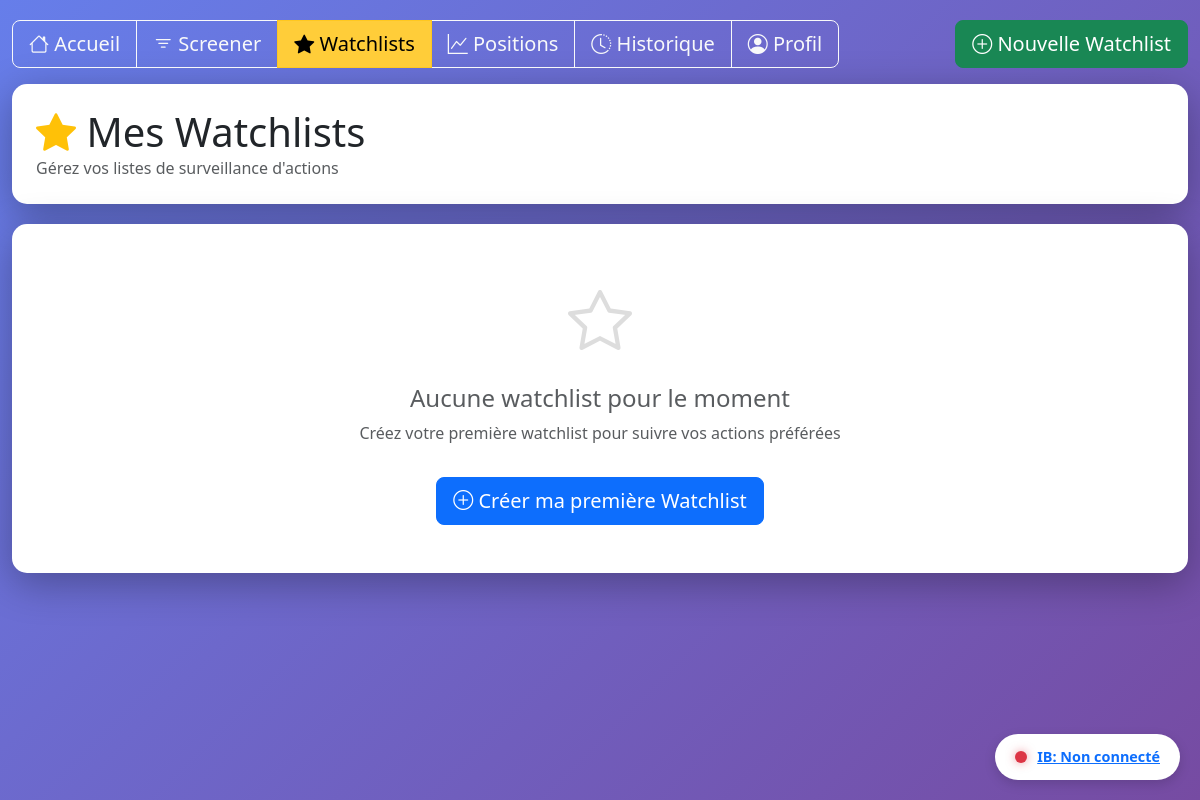
Before: /watchlist/ with the older database file.
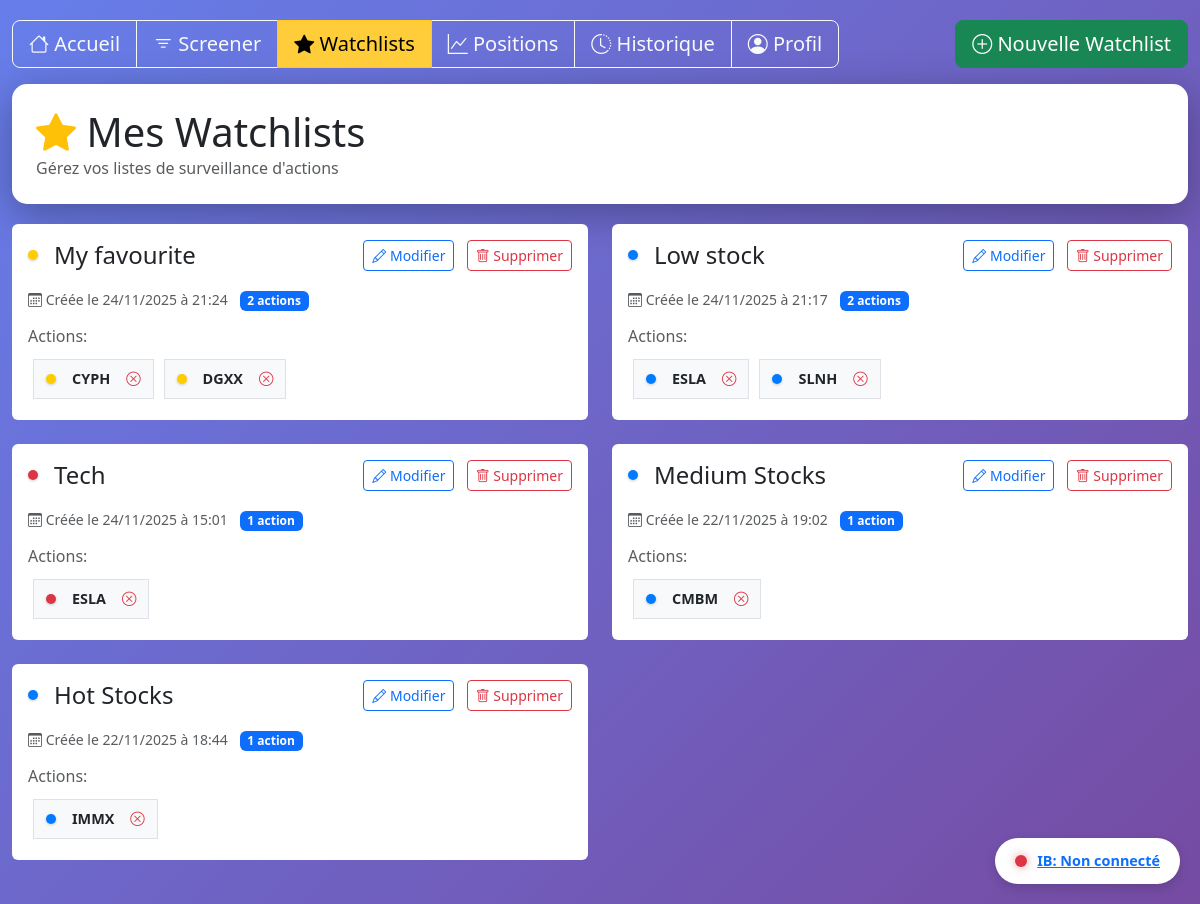
After: the same page with the newer database file.
### core/models.py (models this page shows, shortened)
class Watchlist(models.Model):
    COLOR_CHOICES = [
        ('#dc3545', 'Rouge'),
        ('#fd7e14', 'Orange'),
        ('#ffc107', 'Jaune'),
        ('#28a745', 'Vert'),
        ('#20c997', 'Turquoise'),
        ('#17a2b8', 'Cyan'),
        ('#007bff', 'Bleu'),
        ('#6610f2', 'Violet'),
        ('#e83e8c', 'Rose'),
        ('#6c757d', 'Gris'),
    ]
    name = models.CharField(max_length=100, unique=True, verbose_name="Nom")
    color = models.CharField(
        max_length=7,
        choices=COLOR_CHOICES,
        default='#007bff',
        verbose_name="Couleur"
    )
    created_at = models.DateTimeField(auto_now_add=True, verbose_name="Date de création")
    updated_at = models.DateTimeField(auto_now=True, verbose_name="Date de mise à jour")
    class Meta:
        ordering = ['-updated_at']
        verbose_name = "Watchlist"
        verbose_name_plural = "Watchlists"
    def stock_count(self):
        return self.stocks.count()

class WatchlistStock(models.Model):
    watchlist = models.ForeignKey(
        Watchlist,
        on_delete=models.CASCADE,
        related_name='stocks',
        verbose_name="Watchlist"
    )
    ticker = models.CharField(max_length=10, verbose_name="Ticker")
    added_at = models.DateTimeField(auto_now_add=True, verbose_name="Date d'ajout")
    notes = models.TextField(blank=True, verbose_name="Notes")
    class Meta:
        ordering = ['ticker']
        unique_together = ['watchlist', 'ticker']
        verbose_name = "Action dans watchlist"
        verbose_name_plural = "Actions dans watchlist"

### core/views.py (the view)
# urls.py: path('watchlist/', views.watchlist_view, name='watchlist'),
def watchlist_view(request):
    watchlists = Watchlist.objects.all().prefetch_related('stocks')
    context = {
        'watchlists': watchlists,
        'back_url': request.META.get('HTTP_REFERER', '/screener/')
    }
    return render(request, 'watchlist.html', context)

### core/templates/watchlist.html (shortened to what the changed rows need)
<!DOCTYPE html>
<html lang="fr">
<head>
    <link href="https://cdn.jsdelivr.net/npm/bootstrap@5.3.0/dist/css/bootstrap.min.css" rel="stylesheet">
    <link rel="stylesheet" href="https://cdn.jsdelivr.net/npm/bootstrap-icons@1.11.1/font/bootstrap-icons.css">
</head>
<body>
    <div class="container-fluid">
        <div class="main-card">
            <div class="card-body p-4">
                <h1 class="mb-0">
                    <i class="bi bi-star-fill text-warning"></i> Mes Watchlists
                </h1>
            </div>
        </div>
        {% if watchlists %}
            <div class="row">
                {% for watchlist in watchlists %}
                <div class="col-lg-6 mb-4">
                    <div class="card watchlist-card">
                        <div class="card-body">
                            <div class="d-flex justify-content-between align-items-center mb-3">
                                <div class="watchlist-title">
                                    <span class="color-tag" style="background-color: {{ watchlist.color }};"></span>
                                    <h4 class="mb-0">{{ watchlist.name }}</h4>
                                </div>
                                <div>
                                    <button class="btn btn-sm btn-outline-primary me-2 btn-edit-watchlist"
                                            data-id="{{ watchlist.id }}"
                                            data-name="{{ watchlist.name }}"
                                            data-color="{{ watchlist.color }}">
                                        <i class="bi bi-pencil"></i> Modifier
                                    </button>
                                    <button class="btn btn-sm btn-outline-danger btn-delete-watchlist"
                                            data-id="{{ watchlist.id }}"
                                            data-name="{{ watchlist.name }}">
                                        <i class="bi bi-trash"></i> Supprimer
                                    </button>
                                </div>
                            </div>
                            <div class="mb-2">
                                <small class="text-muted">
                                    <i class="bi bi-calendar3"></i> Créée le {{ watchlist.created_at|date:"d/m/Y à H:i" }}
                                </small>
                                <span class="badge bg-primary ms-2">{{ watchlist.stock_count }} action{{ watchlist.stock_count|pluralize }}</span>
                            </div>
                            {% if watchlist.stocks.all %}
                                <div class="mt-3">
                                    <h6 class="text-muted mb-2">Actions:</h6>
                                    <div class="d-flex flex-wrap">
                                        {% for stock in watchlist.stocks.all %}
                                            <div class="ticker-badge bg-light border position-relative">
                                                <span class="color-tag" style="background-color: {{ watchlist.color }};"></span>
                                                <a href="/stock/{{ stock.ticker }}/" class="stock-link">
                                                    <strong>{{ stock.ticker }}</strong>
                                                </a>
                                                <i class="bi bi-x-circle delete-icon ms-2 btn-remove-stock"
                                                   data-watchlist-id="{{ watchlist.id }}"
                                                   data-ticker="{{ stock.ticker }}"
                                                   data-watchlist-name="{{ watchlist.name }}"
                                                   title="Retirer de la watchlist"></i>
                                            </div>
                                        {% endfor %}
                                    </div>
                                </div>
                            {% else %}
                                <div class="alert alert-info mt-3">
                                    <i class="bi bi-info-circle"></i> Aucune action dans cette watchlist
                                </div>
                            {% endif %}
                        </div>
                    </div>
                </div>
                {% endfor %}
            </div>
        {% else %}
            <div class="main-card">
                <div class="card-body p-5 text-center">
                    <i class="bi bi-star" style="font-size: 4rem; color: #ddd;"></i>
                    <h4 class="mt-3 text-muted">Aucune watchlist pour le moment</h4>
                    <p class="text-muted">Créez votre première watchlist pour suivre vos actions préférées</p>
                    <button class="btn btn-primary btn-lg mt-3" onclick="showCreateModal()">
                        <i class="bi bi-plus-circle"></i> Créer ma première Watchlist
                    </button>
                </div>
            </div>
        {% endif %}
    </div>
</body>
</html>

Changed rows visible on the page:
added Watchlist: name "My favourite", created_at "24/11/2025 à 21:24", stock_count "2"
added WatchlistStock: ticker "CYPH", shown under "My favourite"
added WatchlistStock: ticker "DGXX", shown under "My favourite"
added Watchlist: name "Low stock", created_at "24/11/2025 à 21:17", stock_count "2"
added WatchlistStock: ticker "ESLA", shown under "Low stock"
added WatchlistStock: ticker "SLNH", shown under "Low stock"
added Watchlist: name "Tech", created_at "24/11/2025 à 15:01", stock_count "1"
added WatchlistStock: ticker "ESLA", shown under "Tech"
added Watchlist: name "Medium Stocks", created_at "22/11/2025 à 19:02", stock_count "1"
added WatchlistStock: ticker "CMBM", shown under "Medium Stocks"
added Watchlist: name "Hot Stocks", created_at "22/11/2025 à 18:44", stock_count "1"
added WatchlistStock: ticker "IMMX", shown under "Hot Stocks"
Other visible differences:
text no longer shown: "Aucune watchlist pour le moment Créez votre première watchlist pour suivre vos actions préférées Créer ma première Watchlist"
